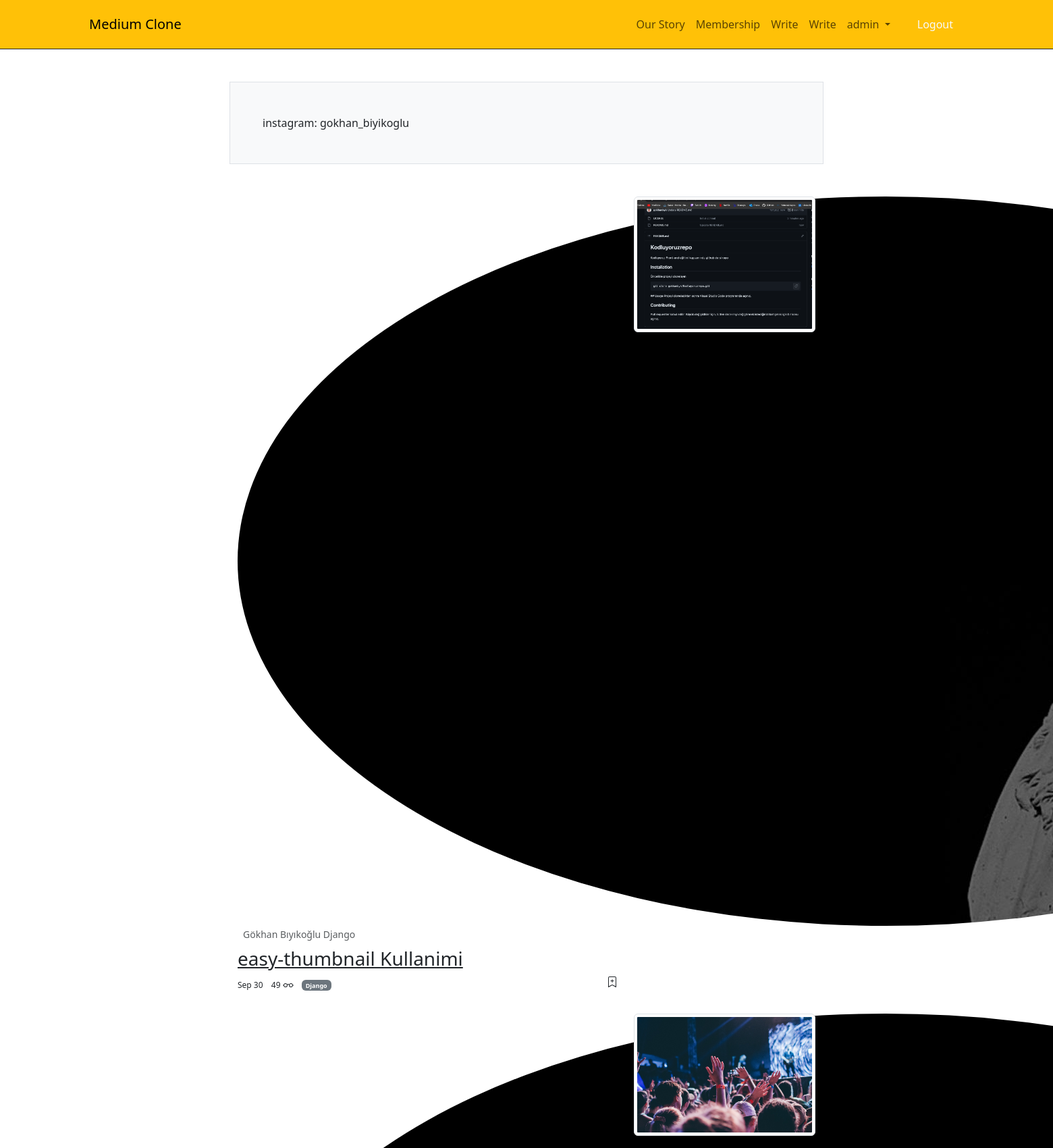
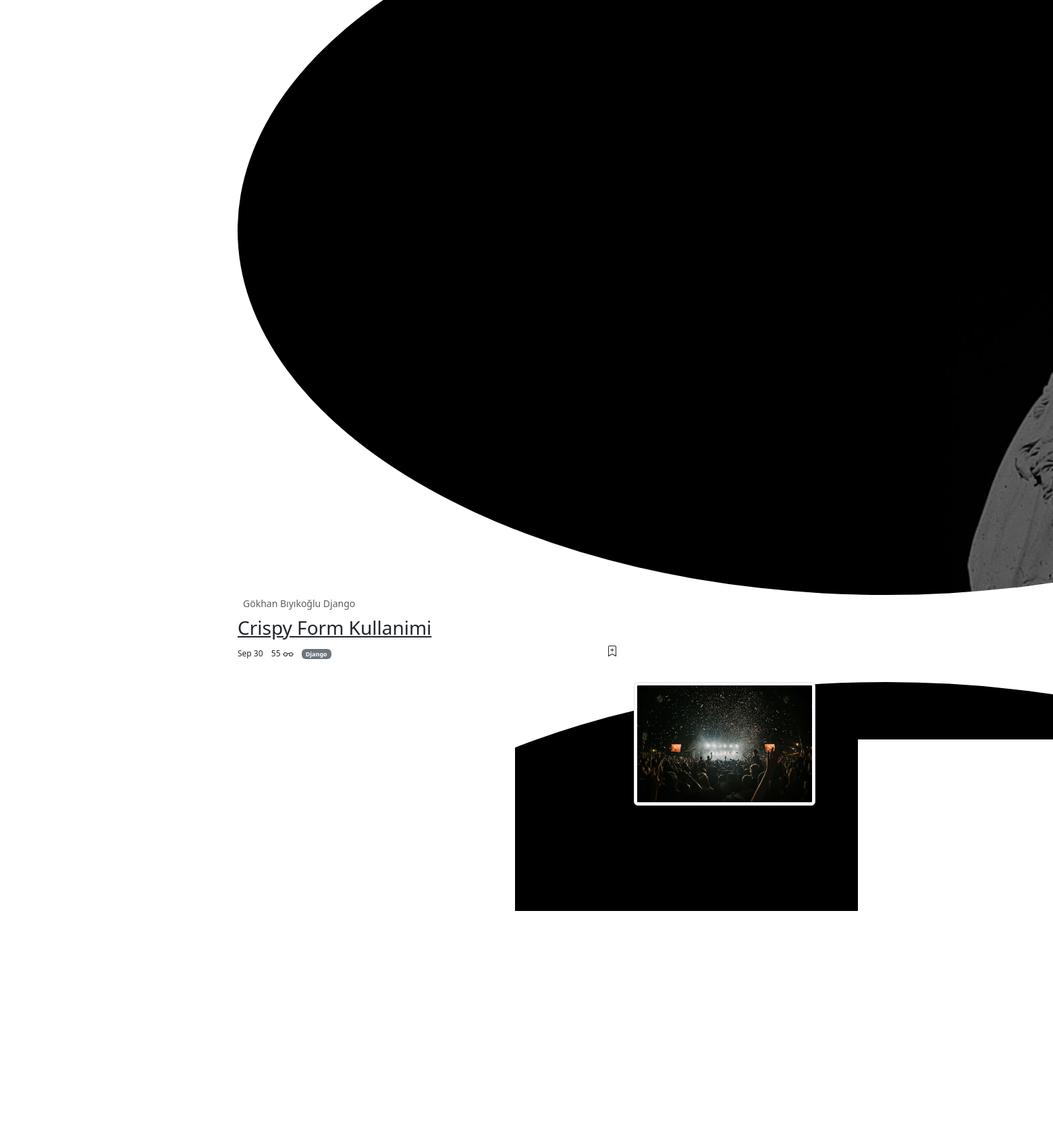
Page /read/gokhanbyk/ (signed in, upper part) on the committed database (2 pictures, top to bottom).
### user/models.py (models this page shows)
class Profile(models.Model):
    user = models.OneToOneField(User, on_delete=models.CASCADE)
    avatar = models.ImageField(upload_to='avatar')
    instagram = models.CharField(max_length=200)
    info = tinymce_models.HTMLField(blank=True, null=True)
    slug = models.SlugField(max_length=200)
    def get_absolute_url(self):
        return reverse(
            'read:all_posts_view',
            kwargs= {
                "user_slug": self.slug,
            }
        )

### blog/models.py (models this page shows, shortened)
class CommonModel(models.Model):
    title = models.CharField(max_length=200)
    slug = AutoSlugField(populate_from = 'title', unique=True)
    is_active = models.BooleanField(default=False)
    created_at = models.DateTimeField(auto_now_add=True)
    updated_ad = models.DateTimeField(auto_now=True)
    class Meta:
        abstract = True
        ordering = ('title', )

class BlogPost(CommonModel):
    user = models.ForeignKey(User, on_delete=models.CASCADE)
    category = models.ForeignKey(Category, on_delete=models.SET_NULL, null=True)
    tag = models.ManyToManyField(Tag)
    cover_image = models.ImageField(upload_to="post")
    content = tinymce_models.HTMLField(blank=True, null=True)
    view_count = models.PositiveBigIntegerField(default=0)
    class Meta:
        ordering = ('-created_at', )
    def get_absolute_url(self):
        return reverse(
            'read:post_detail_view',
            kwargs={
                'user_slug': self.user.profile.slug,
                'post_slug': self.slug,
            }
        )

class Category(CommonModel):
    def __str__(self):
        return self.title
    def get_absolute_url(self):
        return reverse(
            "blog:category_view",
            kwargs={
                "category_slug": self.slug
            }
        )

### read/views.py (the view)
# urls.py: path('<slug:user_slug>/', all_posts_view, name='all_posts_view'),
def all_posts_view(request, user_slug):
    profile = get_object_or_404(Profile, slug = user_slug)
    context = dict(
        profile = profile,
        posts = BlogPost.objects.filter(user = profile.user, is_active=True)
    )
    return render(request, 'read/all_posts.html', context)

### read/templates/read/all_posts.html
{% extends "core/base.html" %}
{% block content %}
<div class="container">
    <div class="row">
        <div class="col-sm-8 offset-sm-2 mt-5 bg-light border p-5">
            instagram: {{ profile.instagram }}
        </div>
        <div class="col-sm-8 offset-sm-2 mt-5">
            {% for post in posts %}
                {% include "components/post.html" %}
            {% endfor %}
        </div>
    </div>
</div>
{% endblock content %}

### templates/core/_navbar.html (shortened to what this page needs)
<nav class="navbar navbar-expand-lg bg-warning border-bottom border-dark">
    <div class="container py-2">
      <a class="navbar-brand" href="{% url "home_view" %}">Medium Clone</a>
      <div class="collapse navbar-collapse" id="navbarNav">
        <ul class="navbar-nav ms-auto">
          <li class="nav-item">
            <a class="nav-link" href="#">Our Story</a>
          </li>
          <li class="nav-item">
            <a class="nav-link" href="#">Membership</a>
          </li>
          <li class="nav-item">
            <a class="nav-link" href="{% url "blog:create_blog_post_view" %}">Write</a>
          </li>
          {% if not request.user.is_authenticated %}
          <li class="nav-item">
            <a class="nav-link" href="{% url "user:login_view" %}">Sign in</a>
          </li>
          <li class="nav-item">
            <a class="nav-link btn btn-dark text-light px-3 rounded-pill ms-3" href="{% url "user:register_view" %}">Get Started</a>
          </li>
          {% else %}
          <li class="nav-item">
            <a class="nav-link" href="{% url "blog:create_blog_post_view" %}">Write</a>
          </li>
          <li class="nav-item dropdown">
            <a class="nav-link dropdown-toggle" href="#" role="button" data-bs-toggle="dropdown" aria-expanded="false">
              {{ request.user.username }}
            </a>
          </li>
          <li class="nav-item">
            <a class="nav-link btn btn-dark text-light px-3 rounded-pill ms-3" href="{% url "user:logout_view" %}">Logout</a>
          </li>
            {% endif %}
        </ul>
      </div>
    </div>
</nav>

### blog/templates/components/post.html (shortened to what this page needs)
{% load thumbnail %}
<article class="row mb-3">
    <div class="col-sm-8">
        <div>
            <a href="{{ post.user.profile.get_absolute_url }}" class="text-decoration-none text-muted">
            <img src="{{ post.user.profile.avatar|thumbnail_url:'avatar' }}" class="rounded-circle" alt="">
            <small class="ms-2">{{ post.user.get_full_name }}</small>
            </a>
        </div>
        <h3 class="mt-2 MB-1">
            <a href="{{ post.get_absolute_url }}" class="text-dark">{{ post.title }}</a>
        </h3>
        <ul class="list-inline">
            <li class="list-inline-item fs-12">Sep 30</li>
            <li class="list-inline-item fs-12">
                {{ post.view_count }}
            </li>
            <li class="list-inline-item fs-12">
                <a href="{{ post.category.get_absolute_url }}">
                    <span class="badge bg-secondary">
                        {{ post.category }}
                    </span>
                </a>
            </li>
            <li class="inline item fs-12 float-end">
            </li>
        </ul>
    </div>
    <div class="col-sm-4">
        <img src="{{ post.cover_image|thumbnail_url:'thumbnail' }}" alt="" class="w-100 img-thumbnail">
    </div>
</article>

### static_files/css/style.css (style rules this page uses)
.fs-12 { font-size: 12px; }

### rows in the picture
Profile: instagram "gokhan_biyikoglu"
BlogPost: user.profile.avatar|thumbnail_url (picture), user.get_full_name "Gökhan Bıyıkoğlu Django", title "easy-thumbnail Kullanimi", view_count "49", category "Django", cover_image|thumbnail_url (picture)
BlogPost: user.profile.avatar|thumbnail_url (picture), user.get_full_name "Gökhan Bıyıkoğlu Django", title "Crispy Form Kullanimi", view_count "55", category "Django", cover_image|thumbnail_url (picture)
BlogPost: user.profile.avatar|thumbnail_url (picture), cover_image|thumbnail_url (picture)

### other values in the picture
{{ request.user.username }} "admin"
